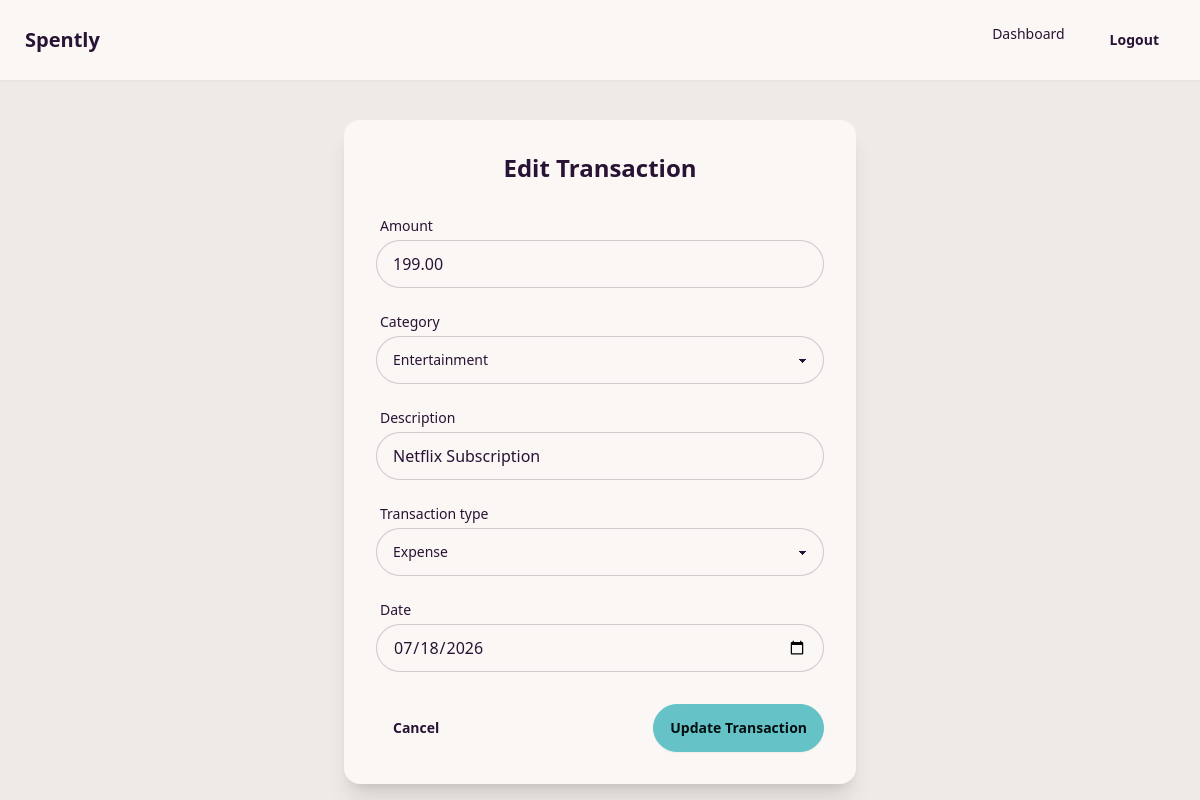
The page /edit-transaction/6/ (signed in) on the database its author committed.
### tracker/models.py (models this page shows, shortened)
class Transaction(models.Model):
    TRANSACTION_TYPES = [
        ('INCOME', 'Income'),
        ('EXPENSE', 'Expense'),
    ]
    user = models.ForeignKey(User, on_delete=models.CASCADE)
    amount = models.DecimalField(max_digits=10, decimal_places=2)
    date = models.DateField()
    category = models.ForeignKey(Category, on_delete=models.SET_NULL, null=True)
    description = models.CharField(max_length=255)
    transaction_type = models.CharField(max_length=7, choices=TRANSACTION_TYPES)

### tracker/views.py (the view)
# urls.py: path('edit-transaction/<int:pk>/', views.edit_transaction, name='edit_transaction'),
@login_required(login_url='login_view')
def edit_transaction(request, pk):
    transaction = get_object_or_404(Transaction, pk=pk, user=request.user)
    if request.method == 'POST':
        form = TransactionForm(request.POST, instance=transaction)
        if form.is_valid():
            form.save()
            return redirect('dashboard')
    else:
        form = TransactionForm(instance=transaction)
    return render(request, 'tracker/edit_transaction.html', {'form': form})

### tracker/forms.py
class TransactionForm(forms.ModelForm):
    class Meta:
        model = Transaction
        fields = ['amount', 'category', 'description', 'transaction_type', 'date']
        widgets = {
            'date': forms.DateInput(attrs={'type': 'date', 'class': 'input input-bordered w-full'}),
            'amount': forms.NumberInput(attrs={'class': 'input input-bordered w-full'}),
            'description': forms.TextInput(attrs={'class': 'input input-bordered w-full'}),
            'category': forms.Select(attrs={'class': 'select select-bordered w-full'}),
            'transaction_type': forms.Select(attrs={'class': 'select select-bordered w-full'}),
        }

### tracker/models.py (called while the page is built)
    def __str__(self):
        return self.name

### tracker/templates/tracker/edit_transaction.html (shortened to what this page needs)
{% extends 'tracker/base.html' %}
{% block content %}
<div class="flex justify-center items-center mt-10 mb-10">
    <div class="card w-full max-w-lg bg-base-100 shadow-xl">
        <div class="card-body">
            <h2 class="card-title text-2xl font-bold justify-center mb-4">Edit Transaction</h2>
            <form method="POST">
                <div class="form-control w-full flex flex-col gap-4">
                    {% for field in form %}
                        <div>
                            <label class="label pb-1">
                                <span class="label-text font-medium">{{ field.label }}</span>
                            </label>
                            {{ field }}
                        </div>
                    {% endfor %}
                </div>
                <div class="card-actions justify-between mt-8">
                    <a href="{% url 'dashboard' %}" class="btn btn-ghost">Cancel</a>
                    <button type="submit" class="btn btn-primary">Update Transaction</button>
                </div>
            </form>
        </div>
    </div>
</div>
{% endblock content %}

### rows shown on the page
Transaction: form "199.00" "Entertainment" "Netflix Subscription" "Expense" "07/18/2026"

### other values the page prints
{{ field.label }} "Amount" "Category" "Description" "Transaction type" "Date"
